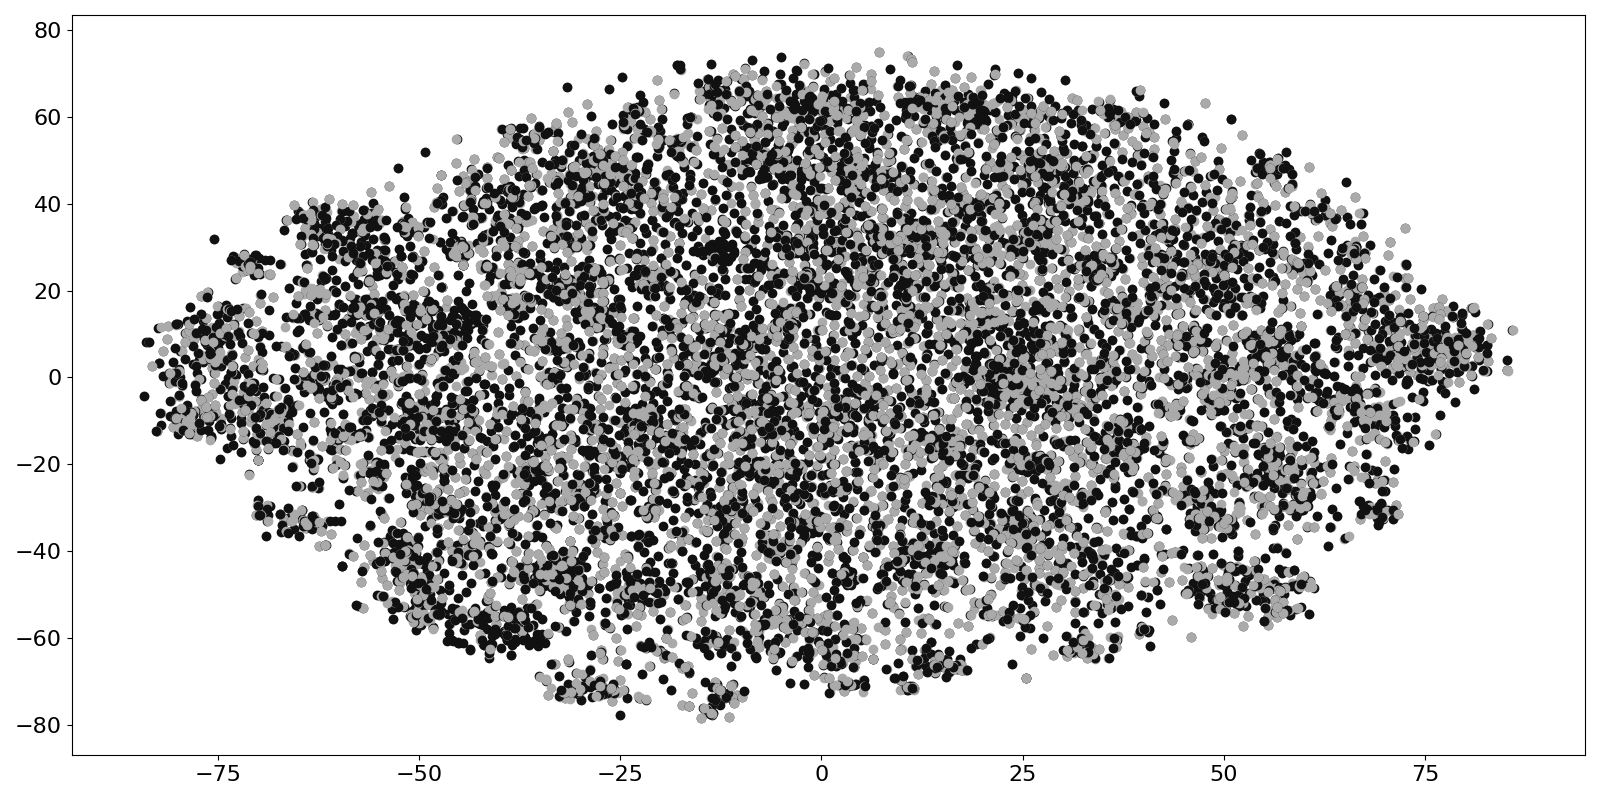

Write Python code to recreate this figure.
import csv
import argparse

import tensorflow as tf
import tensorflow_hub as hub
import matplotlib.pyplot as plt

from os.path import join

from tqdm import tqdm
from sklearn.manifold import TSNE

if __name__ == '__main__':
	parser = argparse.ArgumentParser()
	parser.add_argument('--data-dir', default='data_dir')
	args = parser.parse_args()

	train_sentences = list()
	train_labels = list()

	with open(join(args.data_dir, 'training-x.csv'), 'r') as file:
		reader = csv.reader(file)
		next(reader)

		for row in reader:
			train_sentences.append(row[1].strip())
			train_sentences.append(row[2].strip())

	with open(join(args.data_dir, 'training-y.csv'), 'r') as file:
		reader = csv.reader(file)

		for row in reader:
			train_labels.append(int(int(row[1]) == 0))
			train_labels.append(int(int(row[1]) == 1))

	embed = hub.Module('https://tfhub.dev/google/universal-sentence-encoder-large/3')

	train_embeddings = list()
	with tf.Session() as session:
		session.run([tf.compat.v1.global_variables_initializer(), tf.compat.v1.tables_initializer()])

		for i in tqdm(range(0, len(train_sentences), 512)):
			train_embeddings.extend(session.run(embed(train_sentences[i:i + 512])))

	tsne_model = TSNE(perplexity=40, random_state=40, n_components=2, init='pca')
	train_embeddings = tsne_model.fit_transform(train_embeddings)

	x = []
	y = []
	for value in train_embeddings:
		x.append(value[0])
		y.append(value[1])

	fig, ax = plt.subplots(figsize=(16, 8))
	for i in range(len(x)):
		plt.scatter(
			x[i],
			y[i],
			c= '#111111' if train_labels[i] == 0 else '#aaaaaa'
		)

	for tick in ax.xaxis.get_major_ticks():
		tick.label.set_fontsize(16)

	for tick in ax.yaxis.get_major_ticks():
		tick.label.set_fontsize(16)

	plt.tight_layout()
	plt.show()
